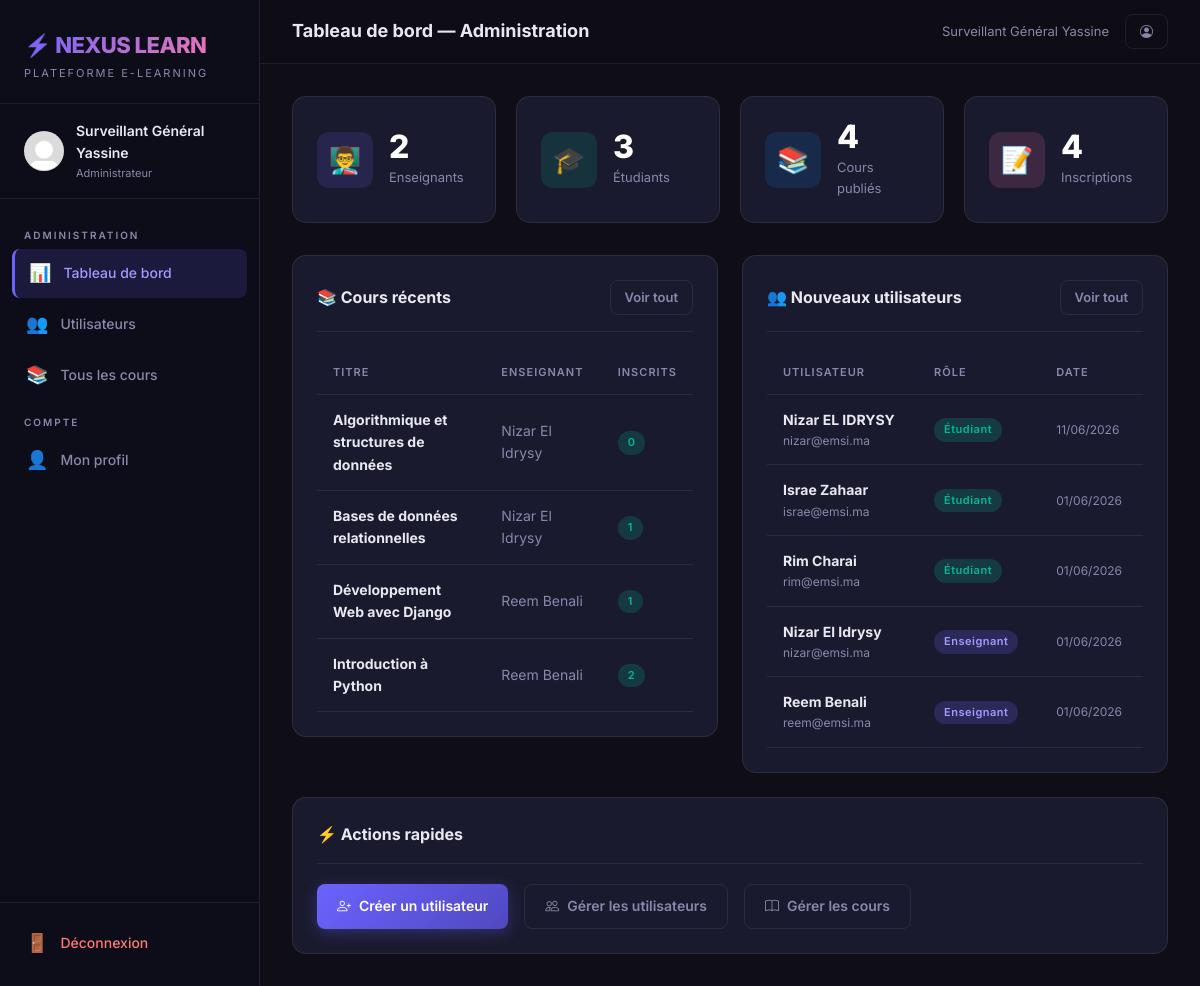
The app's page /administration/ (signed in) with its own data.
### plateforme/models.py (models this page shows, shortened)
class ProfilUtilisateur(models.Model):
    ROLE_CHOICES = [
        ('admin', 'Administrateur'),
        ('enseignant', 'Enseignant'),
        ('etudiant', 'Étudiant'),
    ]
    utilisateur = models.OneToOneField(User, on_delete=models.CASCADE, related_name='profil')
    role = models.CharField(max_length=20, choices=ROLE_CHOICES, default='etudiant')
    bio = models.TextField(blank=True, null=True, verbose_name='Biographie')
    photo = models.ImageField(upload_to='photos/', blank=True, null=True, verbose_name='Photo de profil')
    date_creation = models.DateTimeField(default=timezone.now)
    class Meta:
        verbose_name = 'Profil Utilisateur'
        verbose_name_plural = 'Profils Utilisateurs'

class Cours(models.Model):
    titre = models.CharField(max_length=200, verbose_name='Titre du cours')
    description = models.TextField(verbose_name='Description')
    enseignant = models.ForeignKey(
        User, on_delete=models.CASCADE, related_name='cours_enseignes',
        limit_choices_to={'profil__role': 'enseignant'}
    )
    image = models.ImageField(upload_to='cours/', blank=True, null=True, verbose_name='Image de couverture')
    date_creation = models.DateTimeField(default=timezone.now)
    est_publie = models.BooleanField(default=True, verbose_name='Publié')
    class Meta:
        verbose_name = 'Cours'
        verbose_name_plural = 'Cours'
        ordering = ['-date_creation']
    def nombre_inscrits(self):
        return self.inscriptions.count()

### plateforme/views.py (the view)
# urls.py: path('administration/', views.vue_tableau_bord_admin, name='tableau_bord_admin'),
@role_requis('admin')
def vue_tableau_bord_admin(request):
    nb_enseignants = ProfilUtilisateur.objects.filter(role='enseignant').count()
    nb_etudiants = ProfilUtilisateur.objects.filter(role='etudiant').count()
    nb_cours = Cours.objects.count()
    nb_inscriptions = Inscription.objects.count()
    cours_recents = Cours.objects.order_by('-date_creation')[:5]
    utilisateurs_recents = User.objects.order_by('-date_joined')[:5]
    context = {
        'nb_enseignants': nb_enseignants,
        'nb_etudiants': nb_etudiants,
        'nb_cours': nb_cours,
        'nb_inscriptions': nb_inscriptions,
        'cours_recents': cours_recents,
        'utilisateurs_recents': utilisateurs_recents,
    }
    return render(request, 'plateforme/tableau_bord_admin.html', context)

### plateforme/views.py (called while the page is built)
def role_requis(*roles):
    def decorator(view_func):
        @wraps(view_func)
        def _wrapped(request, *args, **kwargs):
            if not request.user.is_authenticated:
                return redirect('connexion')
            try:
                if request.user.profil.role not in roles:
                    messages.error(request, "Accès refusé : vous n'avez pas les droits nécessaires.")
                    return redirect('accueil')
            except ProfilUtilisateur.DoesNotExist:
                return redirect('connexion')
            return view_func(request, *args, **kwargs)
        return _wrapped
    return decorator

### templates/plateforme/tableau_bord_admin.html (shortened to what this page needs)
{% extends 'plateforme/base.html' %}
{% block page_title %}Tableau de bord — Administration{% endblock %}
{% block contenu %}
<div class="nx-stats-grid">
  <div class="nx-stat-card">
    <div class="nx-stat-icon purple">👨‍🏫</div>
    <div>
      <div class="nx-stat-value">{{ nb_enseignants }}</div>
      <div class="nx-stat-label">Enseignants</div>
    </div>
  </div>
  <div class="nx-stat-card">
    <div class="nx-stat-icon green">🎓</div>
    <div>
      <div class="nx-stat-value">{{ nb_etudiants }}</div>
      <div class="nx-stat-label">Étudiants</div>
    </div>
  </div>
  <div class="nx-stat-card">
    <div class="nx-stat-icon blue">📚</div>
    <div>
      <div class="nx-stat-value">{{ nb_cours }}</div>
      <div class="nx-stat-label">Cours publiés</div>
    </div>
  </div>
  <div class="nx-stat-card">
    <div class="nx-stat-icon pink">📝</div>
    <div>
      <div class="nx-stat-value">{{ nb_inscriptions }}</div>
      <div class="nx-stat-label">Inscriptions</div>
    </div>
  </div>
</div>
<div class="row g-4">
  <div class="col-lg-6">
    <div class="nx-card">
      <div class="nx-card-header">
        <span class="nx-card-title">📚 Cours récents</span>
        <a href="{% url 'admin_cours' %}" class="btn-nx btn-nx-ghost btn-nx-sm">Voir tout</a>
      </div>
      {% if cours_recents %}
      <table class="nx-table">
        <thead>
          <tr>
            <th>Titre</th>
            <th>Enseignant</th>
            <th>Inscrits</th>
          </tr>
        </thead>
        <tbody>
          {% for cours in cours_recents %}
          <tr>
            <td><strong>{{ cours.titre }}</strong></td>
            <td class="text-muted">{{ cours.enseignant.get_full_name|default:cours.enseignant.username }}</td>
            <td><span class="nx-badge nx-badge-success">{{ cours.nombre_inscrits }}</span></td>
          </tr>
          {% endfor %}
        </tbody>
      </table>
      {% else %}
        <p class="text-muted" style="text-align:center; padding:24px 0;">Aucun cours créé pour l'instant.</p>
      {% endif %}
    </div>
  </div>
  <div class="col-lg-6">
    <div class="nx-card">
      <div class="nx-card-header">
        <span class="nx-card-title">👥 Nouveaux utilisateurs</span>
        <a href="{% url 'admin_utilisateurs' %}" class="btn-nx btn-nx-ghost btn-nx-sm">Voir tout</a>
      </div>
      <table class="nx-table">
        <thead>
          <tr><th>Utilisateur</th><th>Rôle</th><th>Date</th></tr>
        </thead>
        <tbody>
          {% for u in utilisateurs_recents %}
          <tr>
            <td>
              <strong>{{ u.get_full_name|default:u.username }}</strong>
              <div style="font-size:12px; color:var(--text-muted);">{{ u.email }}</div>
            </td>
            <td>
              {% if u.profil.role == 'admin' %}<span class="nx-badge nx-badge-admin">Admin</span>
              {% elif u.profil.role == 'enseignant' %}<span class="nx-badge nx-badge-enseignant">Enseignant</span>
              {% else %}<span class="nx-badge nx-badge-etudiant">Étudiant</span>{% endif %}
            </td>
            <td class="text-muted" style="font-size:12px;">{{ u.date_joined|date:"d/m/Y" }}</td>
          </tr>
          {% endfor %}
        </tbody>
      </table>
    </div>
  </div>
</div>
<div class="nx-card mt-4">
  <div class="nx-card-header">
    <span class="nx-card-title">⚡ Actions rapides</span>
  </div>
  <div class="d-flex gap-3 flex-wrap">
    <a href="{% url 'admin_creer_utilisateur' %}" class="btn-nx btn-nx-primary">
      <i class="bi bi-person-plus"></i> Créer un utilisateur
    </a>
    <a href="{% url 'admin_utilisateurs' %}" class="btn-nx btn-nx-ghost">
      <i class="bi bi-people"></i> Gérer les utilisateurs
    </a>
    <a href="{% url 'admin_cours' %}" class="btn-nx btn-nx-ghost">
      <i class="bi bi-book"></i> Gérer les cours
    </a>
  </div>
</div>
{% endblock %}

### templates/plateforme/base.html (shortened to what this page needs)
{% load static %}
<!DOCTYPE html>
<html lang="fr">
<head>
  <link href="https://cdn.jsdelivr.net/npm/bootstrap@5.3.2/dist/css/bootstrap.min.css" rel="stylesheet">
  <link rel="stylesheet" href="https://cdn.jsdelivr.net/npm/bootstrap-icons@1.11.3/font/bootstrap-icons.min.css">
  <link rel="stylesheet" href="{% static 'css/nexus.css' %}">
</head>
<body>
<div class="nx-wrapper">
  <aside class="nx-sidebar">
    <div class="nx-sidebar-header">
      <div class="nx-logo">⚡ NEXUS LEARN</div>
      <div class="nx-logo-sub">Plateforme E-Learning</div>
    </div>
    {% if user.is_authenticated %}
    <div class="nx-user-info">
      {% if user.profil.photo %}
        <img src="{{ user.profil.photo.url }}" class="nx-avatar" alt="Photo">
      {% else %}
        <div class="nx-avatar">{{ user.first_name|first|upper }}{{ user.last_name|first|upper }}</div>
      {% endif %}
      <div>
        <div class="nx-user-name">{{ user.get_full_name|default:user.username }}</div>
        <div class="nx-user-role">{{ user.profil.get_role_display }}</div>
      </div>
    </div>
    {% endif %}
    <nav class="nx-nav">
      {% if user.is_authenticated %}
        {% with role=user.profil.role %}
          {% if role == 'admin' %}
          <div class="nx-nav-section">Administration</div>
          <a href="{% url 'tableau_bord_admin' %}" class="nx-nav-link {% if request.resolver_match.url_name == 'tableau_bord_admin' %}active{% endif %}">
            <span class="icon">📊</span> Tableau de bord
          </a>
          <a href="{% url 'admin_utilisateurs' %}" class="nx-nav-link {% if 'utilisateur' in request.resolver_match.url_name %}active{% endif %}">
            <span class="icon">👥</span> Utilisateurs
          </a>
          <a href="{% url 'admin_cours' %}" class="nx-nav-link {% if request.resolver_match.url_name == 'admin_cours' %}active{% endif %}">
            <span class="icon">📚</span> Tous les cours
          </a>
          {% endif %}
          <div class="nx-nav-section">Compte</div>
          <a href="{% url 'profil' %}" class="nx-nav-link {% if request.resolver_match.url_name == 'profil' %}active{% endif %}">
            <span class="icon">👤</span> Mon profil
          </a>
        {% endwith %}
      {% endif %}
    </nav>
    <div class="nx-sidebar-footer">
      {% if user.is_authenticated %}
      <a href="{% url 'deconnexion' %}" class="nx-nav-link" style="color:#ff7675;">
        <span class="icon">🚪</span> Déconnexion
      </a>
      {% endif %}
    </div>
  </aside>
  <main class="nx-main">
    <div class="nx-topbar">
      <div class="nx-page-title">{% block page_title %}Nexus Learn{% endblock %}</div>
      <div class="d-flex align-center gap-3">
        {% if user.is_authenticated %}
          <span class="text-muted fs-sm">{{ user.get_full_name|default:user.username }}</span>
          <a href="{% url 'profil' %}" class="btn-nx btn-nx-ghost btn-nx-sm">
            <i class="bi bi-person-circle"></i>
          </a>
        {% endif %}
      </div>
    </div>
    <div class="nx-content nx-fade-in">
      {% block contenu %}{% endblock %}
    </div>
  </main>
</div>
</body>
</html>

### records on screen
Cours: titre "Algorithmique et structures de données", enseignant.get_full_name "Nizar El Idrysy", nombre_inscrits "0"
Cours: titre "Bases de données relationnelles", enseignant.get_full_name "Nizar El Idrysy", nombre_inscrits "1"
Cours: titre "Développement Web avec Django", enseignant.get_full_name "Reem Benali", nombre_inscrits "1"
Cours: titre "Introduction à Python", enseignant.get_full_name "Reem Benali", nombre_inscrits "2"

### other values on screen
{{ user.get_full_name|default:user.username }} "Surveillant Général Yassine"
{{ user.profil.get_role_display }} "Administrateur"
{{ nb_enseignants }} "2"
{{ nb_etudiants }} "3"
{{ nb_cours }} "4"
{{ nb_inscriptions }} "4"
{{ u.get_full_name|default:u.username }} "Nizar EL IDRYSY"
{{ u.email }} "nizar@emsi.ma"
{{ u.date_joined|date:"d/m/Y" }} "11/06/2026"
{{ u.get_full_name|default:u.username }} "Israe Zahaar"
{{ u.email }} "israe@emsi.ma"
{{ u.date_joined|date:"d/m/Y" }} "01/06/2026"
{{ u.get_full_name|default:u.username }} "Rim Charai"
{{ u.email }} "rim@emsi.ma"
{{ u.get_full_name|default:u.username }} "Nizar El Idrysy"
